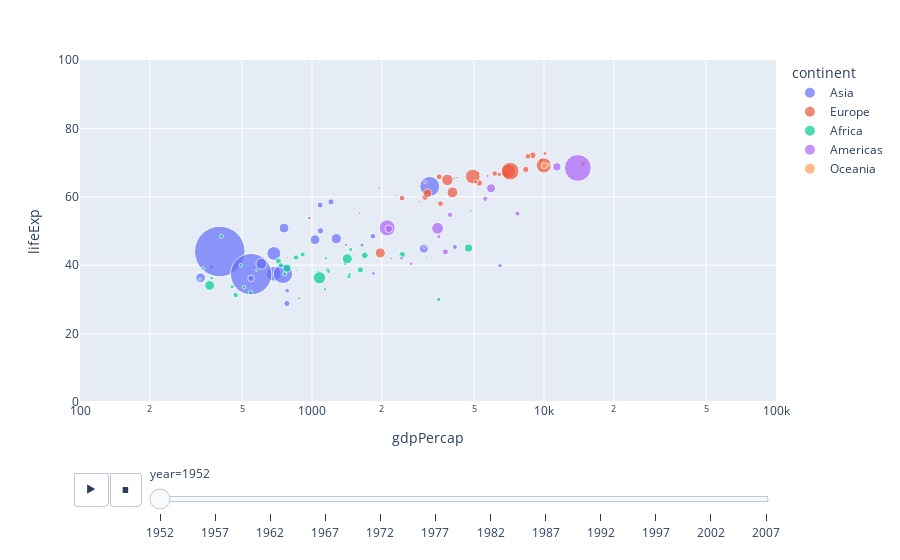

The cell this chart's notebook holds for it:
### Code cell
#affichons le PIB brut par hab. en fct de l espérance de vie
fig = px.scatter(df_new, x="gdpPercap", y="lifeExp", animation_frame="year",
                 animation_group="country", color="continent",
                 log_x=True, hover_name="country", size="pop", size_max=55,
                 range_x=[100,100000], range_y=[0,100]
                )
fig.show()

### Figure 1 — Plotly figure (JSON) as saved in the notebook; plotly's stock layout.template omitted (floating-point values rounded to 4 significant figures)
{"data": [{"hovertemplate": "<b>%{hovertext}</b><br><br>continent=Asia<br>year=1952<br>gdpPercap=%{x}<br>lifeExp=%{y}<br>pop=%{marker.size}<extra></extra>", "hovertext": ["Afghanistan", "Bahrain", "Bangladesh", "Cambodia", "China", "Hong Kong, China", "India", "Indonesia", "Iran", "Iraq", "Israel", "Japan", "Jordan", "Korea, Dem. Rep.", "Korea, Rep.", "Kuwait", "Lebanon", "Malaysia", "Mongolia", "Myanmar", "Nepal", "Oman", "Pakistan", "Philippines", "Saudi Arabia", "Singapore", "Sri Lanka", "Syria", "Taiwan", "Thailand", "Vietnam", "West Bank and Gaza", "Yemen, Rep."], "ids": ["Afghanistan", "Bahrain", "Bangladesh", "Cambodia", "China", "Hong Kong, China", "India", "Indonesia", "Iran", "Iraq", "Israel", "Japan", "Jordan", "Korea, Dem. Rep.", "Korea, Rep.", "Kuwait", "Lebanon", "Malaysia", "Mongolia", "Myanmar", "Nepal", "Oman", "Pakistan", "Philippines", "Saudi Arabia", "Singapore", "Sri Lanka", "Syria", "Taiwan", "Thailand", "Vietnam", "West Bank and Gaza", "Yemen, Rep."], "legendgroup": "Asia", "marker": {"color": "#636efa", "size": [8425333, 120447, 46886859, 4693836, 556263527, 2125900, 372000000, 82052000, 17272000, 5441766, 1620914, 86459025, 607914, 8865488, 20947571, 160000, 1439529, 6748378, 800663, 20092996, 9182536, 507833, 41346560, 22438691, 4005677, 1127000, 7982342, 3661549, 8550362, 21289402, 26246839, 1030585, 4963829], "sizemode": "area", "sizeref": 435900.0, "symbol": "circle"}, "mode": "markers", "name": "Asia", "orientation": "v", "showlegend": true, "type": "scatter", "x": [779.4, 9867.0, 684.2, 368.5, 400.4, 3054.0, 546.6, 749.7, 3035.0, 4130.0, 4087.0, 3217.0, 1547.0, 1088.0, 1031.0, 108400.0, 4835.0, 1831.0, 786.6, 331, 545.9, 1828.0, 684.6, 1273.0, 6460.0, 2315.0, 1084.0, 1643.0, 1207.0, 757.8, 605.1, 1516.0, 781.7], "xaxis": "x", "y": [28.8, 50.94, 37.48, 39.42, 44, 60.96, 37.37, 37.47, 44.87, 45.32, 65.39, 63.03, 43.16, 50.06, 47.45, 55.56, 55.93, 48.46, 42.24, 36.32, 36.16, 37.58, 43.44, 47.75, 39.88, 60.4, 57.59, 45.88, 58.5, 50.85, 40.41, 43.16, 32.55], "yaxis": "y"}, {"hovertemplate": "<b>%{hovertext}</b><br><br>continent=Europe<br>year=1952<br>gdpPercap=%{x}<br>lifeExp=%{y}<br>pop=%{marker.size}<extra></extra>", "hovertext": ["Albania", "Austria", "Belgium", "Bosnia and Herzegovina", "Bulgaria", "Croatia", "Czech Republic", "Denmark", "Finland", "France", "Germany", "Greece", "Hungary", "Iceland", "Ireland", "Italy", "Montenegro", "Netherlands", "Norway", "Poland", "Portugal", "Romania", "Serbia", "Slovak Republic", "Slovenia", "Spain", "Sweden", "Switzerland", "Turkey", "United Kingdom"], "ids": ["Albania", "Austria", "Belgium", "Bosnia and Herzegovina", "Bulgaria", "Croatia", "Czech Republic", "Denmark", "Finland", "France", "Germany", "Greece", "Hungary", "Iceland", "Ireland", "Italy", "Montenegro", "Netherlands", "Norway", "Poland", "Portugal", "Romania", "Serbia", "Slovak Republic", "Slovenia", "Spain", "Sweden", "Switzerland", "Turkey", "United Kingdom"], "legendgroup": "Europe", "marker": {"color": "#EF553B", "size": [1282697, 6927772, 8730405, 2791000, 7274900, 3882229, 9125183, 4334000, 4090500, 42459667, 69145952, 7733250, 9504000, 147962, 2952156, 47666000, 413834, 10381988, 3327728, 25730551, 8526050, 16630000, 6860147, 3558137, 1489518, 28549870, 7124673, 4815000, 22235677, 50430000], "sizemode": "area", "sizeref": 435900.0, "symbol": "circle"}, "mode": "markers", "name": "Europe", "orientation": "v", "showlegend": true, "type": "scatter", "x": [1601.0, 6137.0, 8343.0, 973.5, 2444.0, 3119.0, 6876.0, 9692.0, 6425.0, 7030.0, 7144.0, 3531.0, 5264.0, 7268.0, 5210.0, 4931.0, 2648.0, 8942.0, 10100.0, 4029.0, 3068.0, 3145.0, 3581.0, 5075.0, 4215.0, 3834.0, 8528.0, 14730.0, 1969.0, 9980.0], "xaxis": "x", "y": [55.23, 66.8, 68, 53.82, 59.6, 61.21, 66.87, 70.78, 66.55, 67.41, 67.5, 65.86, 64.03, 72.49, 66.91, 65.94, 59.16, 72.13, 72.67, 61.31, 59.82, 61.05, 58.0, 64.36, 65.57, 64.94, 71.86, 69.62, 43.59, 69.18], "yaxis": "y"}, {"hovertemplate": "<b>%{hovertext}</b><br><br>continent=Africa<br>year=1952<br>gdpPercap=%{x}<br>lifeExp=%{y}<br>pop=%{marker.size}<extra></extra>", "hovertext": ["Algeria", "Angola", "Benin", "Botswana", "Burkina Faso", "Burundi", "Cameroon", "Central African Republic", "Chad", "Comoros", "Congo, Dem. Rep.", "Congo, Rep.", "Cote d'Ivoire", "Djibouti", "Egypt", "Equatorial Guinea", "Eritrea", "Ethiopia", "Gabon", "Gambia", "Ghana", "Guinea", "Guinea-Bissau", "Kenya", "Lesotho", "Liberia", "Libya", "Madagascar", "Malawi", "Mali", "Mauritania", "Mauritius", "Morocco", "Mozambique", "Namibia", "Niger", "Nigeria", "Reunion", "Rwanda", "Sao Tome and Principe", "Senegal", "Sierra Leone", "Somalia", "South Africa", "Sudan", "Swaziland", "Tanzania", "Togo", "Tunisia", "Uganda", "Zambia", "Zimbabwe"], "ids": ["Algeria", "Angola", "Benin", "Botswana", "Burkina Faso", "Burundi", "Cameroon", "Central African Republic", "Chad", "Comoros", "Congo, Dem. Rep.", "Congo, Rep.", "Cote d'Ivoire", "Djibouti", "Egypt", "Equatorial Guinea", "Eritrea", "Ethiopia", "Gabon", "Gambia", "Ghana", "Guinea", "Guinea-Bissau", "Kenya", "Lesotho", "Liberia", "Libya", "Madagascar", "Malawi", "Mali", "Mauritania", "Mauritius", "Morocco", "Mozambique", "Namibia", "Niger", "Nigeria", "Reunion", "Rwanda", "Sao Tome and Principe", "Senegal", "Sierra Leone", "Somalia", "South Africa", "Sudan", "Swaziland", "Tanzania", "Togo", "Tunisia", "Uganda", "Zambia", "Zimbabwe"], "legendgroup": "Africa", "marker": {"color": "#00cc96", "size": [9279525, 4232095, 1738315, 442308, 4469979, 2445618, 5009067, 1291695, 2682462, 153936, 14100005, 854885, 2977019, 63149, 22223309, 216964, 1438760, 20860941, 420702, 284320, 5581001, 2664249, 580653, 6464046, 748747, 863308, 1019729, 4762912, 2917802, 3838168, 1022556, 516556, 9939217, 6446316, 485831, 3379468, 33119096, 257700, 2534927, 60011, 2755589, 2143249, 2526994, 14264935, 8504667, 290243, 8322925, 1219113, 3647735, 5824797, 2672000, 3080907], "sizemode": "area", "sizeref": 435900.0, "symbol": "circle"}, "mode": "markers", "name": "Africa", "orientation": "v", "showlegend": true, "type": "scatter", "x": [2449.0, 3521.0, 1063.0, 851.2, 543.3, 339.3, 1173.0, 1071.0, 1179.0, 1103.0, 780.5, 2126.0, 1389.0, 2670.0, 1419.0, 375.6, 328.9, 362.1, 4293.0, 485.2, 911.3, 510.2, 299.9, 853.5, 298.8, 575.6, 2388.0, 1443.0, 369.2, 452.3, 743.1, 1968.0, 1688.0, 468.5, 2424.0, 761.9, 1077.0, 2719.0, 493.3, 879.6, 1450.0, 879.8, 1136.0, 4725.0, 1616.0, 1148.0, 716.7, 859.8, 1468.0, 734.8, 1147.0, 406.9], "xaxis": "x", "y": [43.08, 30.02, 38.22, 47.62, 31.98, 39.03, 38.52, 35.46, 38.09, 40.72, 39.14, 42.11, 40.48, 34.81, 41.89, 34.48, 35.93, 34.08, 37.0, 30, 43.15, 33.61, 32.5, 42.27, 42.14, 38.48, 42.72, 36.68, 36.26, 33.69, 40.54, 50.99, 42.87, 31.29, 41.73, 37.44, 36.32, 52.72, 40, 46.47, 37.28, 30.33, 32.98, 45.01, 38.63, 41.41, 41.22, 38.6, 44.6, 39.98, 42.04, 48.45], "yaxis": "y"}, {"hovertemplate": "<b>%{hovertext}</b><br><br>continent=Americas<br>year=1952<br>gdpPercap=%{x}<br>lifeExp=%{y}<br>pop=%{marker.size}<extra></extra>", "hovertext": ["Argentina", "Bolivia", "Brazil", "Canada", "Chile", "Colombia", "Costa Rica", "Cuba", "Dominican Republic", "Ecuador", "El Salvador", "Guatemala", "Haiti", "Honduras", "Jamaica", "Mexico", "Nicaragua", "Panama", "Paraguay", "Peru", "Puerto Rico", "Trinidad and Tobago", "United States", "Uruguay", "Venezuela"], "ids": ["Argentina", "Bolivia", "Brazil", "Canada", "Chile", "Colombia", "Costa Rica", "Cuba", "Dominican Republic", "Ecuador", "El Salvador", "Guatemala", "Haiti", "Honduras", "Jamaica", "Mexico", "Nicaragua", "Panama", "Paraguay", "Peru", "Puerto Rico", "Trinidad and Tobago", "United States", "Uruguay", "Venezuela"], "legendgroup": "Americas", "marker": {"color": "#ab63fa", "size": [17876956, 2883315, 56602560, 14785584, 6377619, 12350771, 926317, 6007797, 2491346, 3548753, 2042865, 3146381, 3201488, 1517453, 1426095, 30144317, 1165790, 940080, 1555876, 8025700, 2227000, 662850, 157553000, 2252965, 5439568], "sizemode": "area", "sizeref": 435900.0, "symbol": "circle"}, "mode": "markers", "name": "Americas", "orientation": "v", "showlegend": true, "type": "scatter", "x": [5911.0, 2677.0, 2109.0, 11370.0, 3940.0, 2144.0, 2627.0, 5587.0, 1398.0, 3522.0, 3048.0, 2428.0, 1840.0, 2195.0, 2899.0, 3478.0, 3112.0, 2480.0, 1952.0, 3759.0, 3082.0, 3023.0, 13990.0, 5717.0, 7690.0], "xaxis": "x", "y": [62.48, 40.41, 50.92, 68.75, 54.74, 50.64, 57.21, 59.42, 45.93, 48.36, 45.26, 42.02, 37.58, 41.91, 58.53, 50.79, 42.31, 55.19, 62.65, 43.9, 64.28, 59.1, 68.44, 66.07, 55.09], "yaxis": "y"}, {"hovertemplate": "<b>%{hovertext}</b><br><br>continent=Oceania<br>year=1952<br>gdpPercap=%{x}<br>lifeExp=%{y}<br>pop=%{marker.size}<extra></extra>", "hovertext": ["Australia", "New Zealand"], "ids": ["Australia", "New Zealand"], "legendgroup": "Oceania", "marker": {"color": "#FFA15A", "size": [8691212, 1994794], "sizemode": "area", "sizeref": 435900.0, "symbol": "circle"}, "mode": "markers", "name": "Oceania", "orientation": "v", "showlegend": true, "type": "scatter", "x": [10040.0, 10560.0], "xaxis": "x", "y": [69.12, 69.39], "yaxis": "y"}], "layout": {"legend": {"itemsizing": "constant", "title": {"text": "continent"}, "tracegroupgap": 0}, "margin": {"t": 60}, "sliders": [{"active": 0, "currentvalue": {"prefix": "year="}, "len": 0.9, "pad": {"b": 10, "t": 60}, "steps": [{"args": [["1952"], {"frame": {"duration": 0, "redraw": false}, "fromcurrent": true, "mode": "immediate", "transition": {"duration": 0, "easing": "linear"}}], "label": "1952", "method": "animate"}, {"args": [["1957"], {"frame": {"duration": 0, "redraw": false}, "fromcurrent": true, "mode": "immediate", "transition": {"duration": 0, "easing": "linear"}}], "label": "1957", "method": "animate"}, {"args": [["1962"], {"frame": {"duration": 0, "redraw": false}, "fromcurrent": true, "mode": "immediate", "transition": {"duration": 0, "easing": "linear"}}], "label": "1962", "method": "animate"}, {"args": [["1967"], {"frame": {"duration": 0, "redraw": false}, "fromcurrent": true, "mode": "immediate", "transition": {"duration": 0, "easing": "linear"}}], "label": "1967", "method": "animate"}, {"args": [["1972"], {"frame": {"duration": 0, "redraw": false}, "fromcurrent": true, "mode": "immediate", "transition": {"duration": 0, "easing": "linear"}}], "label": "1972", "method": "animate"}, {"args": [["1977"], {"frame": {"duration": 0, "redraw": false}, "fromcurrent": true, "mode": "immediate", "transition": {"duration": 0, "easing": "linear"}}], "label": "1977", "method": "animate"}, {"args": [["1982"], {"frame": {"duration": 0, "redraw": false}, "fromcurrent": true, "mode": "immediate", "transition": {"duration": 0, "easing": "linear"}}], "label": "1982", "method": "animate"}, {"args": [["1987"], {"frame": {"duration": 0, "redraw": false}, "fromcurrent": true, "mode": "immediate", "transition": {"duration": 0, "easing": "linear"}}], "label": "1987", "method": "animate"}, {"args": [["1992"], {"frame": {"duration": 0, "redraw": false}, "fromcurrent": true, "mode": "immediate", "transition": {"duration": 0, "easing": "linear"}}], "label": "1992", "method": "animate"}, {"args": [["1997"], {"frame": {"duration": 0, "redraw": false}, "fromcurrent": true, "mode": "immediate", "transition": {"duration": 0, "easing": "linear"}}], "label": "1997", "method": "animate"}, {"args": [["2002"], {"frame": {"duration": 0, "redraw": false}, "fromcurrent": true, "mode": "immediate", "transition": {"duration": 0, "easing": "linear"}}], "label": "2002", "method": "animate"}, {"args": [["2007"], {"frame": {"duration": 0, "redraw": false}, "fromcurrent": true, "mode": "immediate", "transition": {"duration": 0, "easing": "linear"}}], "label": "2007", "method": "animate"}], "x": 0.1, "xanchor": "left", "y": 0, "yanchor": "top"}], "updatemenus": [{"buttons": [{"args": [null, {"frame": {"duration": 500, "redraw": false}, "fromcurrent": true, "mode": "immediate", "transition": {"duration": 500, "easing": "linear"}}], "label": "&#9654;", "method": "animate"}, {"args": [[null], {"frame": {"duration": 0, "redraw": false}, "fromcurrent": true, "mode": "immediate", "transition": {"duration": 0, "easing": "linear"}}], "label": "&#9724;", "method": "animate"}], "direction": "left", "pad": {"r": 10, "t": 70}, "showactive": false, "type": "buttons", "x": 0.1, "xanchor": "right", "y": 0, "yanchor": "top"}], "xaxis": {"anchor": "y", "domain": [0, 1], "range": [2, 5], "title": {"text": "gdpPercap"}, "type": "log"}, "yaxis": {"anchor": "x", "domain": [0, 1], "range": [0, 100], "title": {"text": "lifeExp"}}}}
